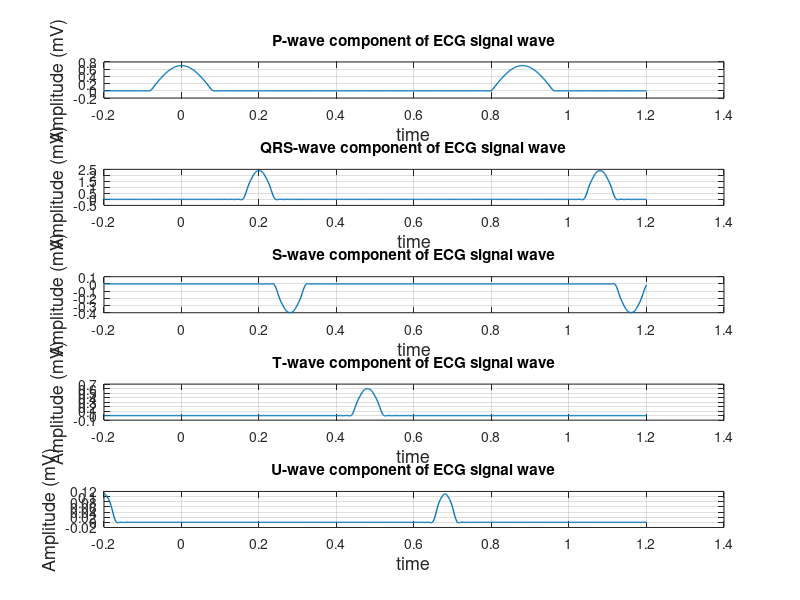
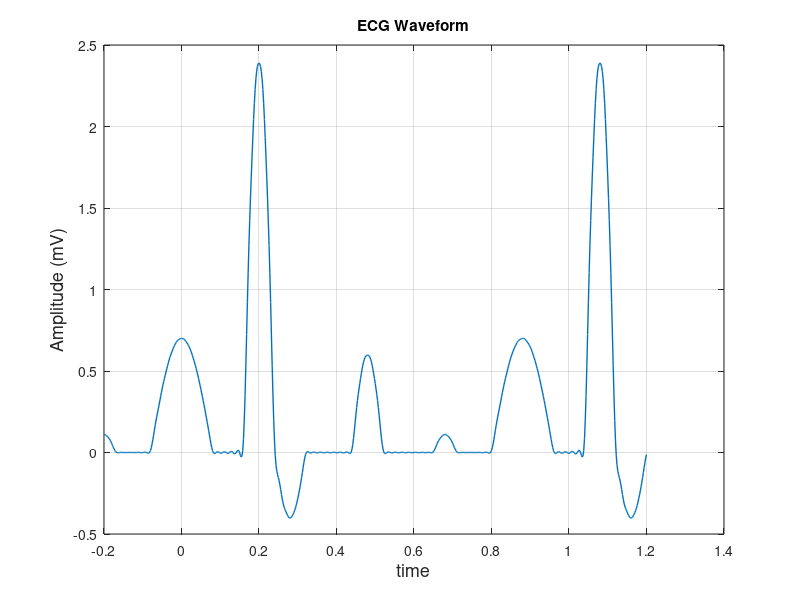

Write the MATLAB code that produced these figures, in order.


% SNS LAB 08


% %TASK 2
% 
% a = 0.35;
% T = 0.88;
% T_d = 0.16;
% N = 50;
% n = N;
% t= [ -0.2:1/N/10:1.2];
% a0 = (4*T_d*a)/(pi*T);
% omg0 = (2*pi)/T;
% xtN = a0;
% 
% for k = 1:N
%     ak = 4*a*T_d*((sin(((pi*T)-(2*k*pi*T_d))/(2*T)))/((pi*T)-(2*k*pi*T_d))+(sin(((pi*T)+(2*k*pi*T_d))/(2*T)))/((pi*T)+(2*k*pi*T_d)));
%     bk = 0;
%    xtN = xtN + ak.*(cos((k*omg0*t)));
% end
%  plot(t, xtN,'linewidth',1);
%  grid on; xlabel('time', 'Fontsize', 13); ylabel('x_N(t)', 'Fontsize',13)
%  title(["P-wave component of ECG signal wave"]);



% % TASK 3
% % 
% % a = 1.2;
% % T = 0.88;
% % T_d = 0.08;
% % t0 = 0.2;
% % N = 50;
% % n = N;
% % t= [ -0.2:1/N/10:1.2];
% % a0 = (4*T_d*a)/(pi*T);
% % omg0 = (2*pi)/T;
% % xtN = a0;
% % 
% % for k = 1:N
% %     ak = 4*a*T_d*((sin(((pi*T)-(2*k*pi*T_d))/(2*T)))/((pi*T)-(2*k*pi*T_d))+(sin(((pi*T)+(2*k*pi*T_d))/(2*T)))/((pi*T)+(2*k*pi*T_d)));
% %     bk = 0;
% %    xtN = xtN + ak.*(cos((k*omg0*(t-t0))));
% % end
% %  plot(t, xtN,'linewidth',1);
% %  grid on; xlabel('time', 'Fontsize', 13); 
% %  ylabel('Amplitude (mV)', 'Fontsize',13)
% %  title(["QRS-wave component of ECG signal wave"]);



%TASK 4

a = 0.35;
T = 0.88;
T_d = 0.16;
t0 = 0;
N = 50;
n = N;
t= [ -0.2:1/N/10:1.2];
a0 = (4*T_d*a)/(pi*T);
omg0 = (2*pi)/T;
xtN1 = a0;

for k = 1:N
    ak = 4*a*T_d*((sin(((pi*T)-(2*k*pi*T_d))/(2*T)))/((pi*T)-(2*k*pi*T_d))+(sin(((pi*T)+(2*k*pi*T_d))/(2*T)))/((pi*T)+(2*k*pi*T_d)));
    bk = 0;
   xtN1 = xtN1 + ak.*(cos((k*omg0*(t-t0))));
end
subplot(5,1,1)
 plot(t, xtN1,'linewidth',1);
 grid on; xlabel('time', 'Fontsize', 13); 
 ylabel('Amplitude (mV)', 'Fontsize',13)
 title(["P-wave component of ECG signal wave"]);

a = 1.2;
T = 0.88;
T_d = 0.08;
t0 = 0.2;
N = 50;
n = N;
t= [ -0.2:1/N/10:1.2];
a0 = (4*T_d*a)/(pi*T);
omg0 = (2*pi)/T;
xtN2 = a0;

for k = 1:N
    ak = 4*a*T_d*((sin(((pi*T)-(2*k*pi*T_d))/(2*T)))/((pi*T)-(2*k*pi*T_d))+(sin(((pi*T)+(2*k*pi*T_d))/(2*T)))/((pi*T)+(2*k*pi*T_d)));
    bk = 0;
   xtN2 = xtN2 + ak.*(cos((k*omg0*(t-t0))));
end
subplot(5,1,2)
 plot(t, xtN2,'linewidth',1);
 grid on; xlabel('time', 'Fontsize', 13); 
 ylabel('Amplitude (mV)', 'Fontsize',13)
 title(["QRS-wave component of ECG signal wave"]);

a = -0.2;
T = 0.88;
T_d = 0.08;
t0 = 0.28;
N = 50;
n = N;
t= [ -0.2:1/N/10:1.2];
a0 = (4*T_d*a)/(pi*T);
omg0 = (2*pi)/T;
xtN3 = a0;

for k = 1:N
    ak = 4*a*T_d*((sin(((pi*T)-(2*k*pi*T_d))/(2*T)))/((pi*T)-(2*k*pi*T_d))+(sin(((pi*T)+(2*k*pi*T_d))/(2*T)))/((pi*T)+(2*k*pi*T_d)));
    bk = 0;
   xtN3 = xtN3 + ak.*(cos((k*omg0*(t-t0))));
end
subplot(5,1,3)
 plot(t, xtN3,'linewidth',1);
 grid on; xlabel('time', 'Fontsize', 13); 
 ylabel('Amplitude (mV)', 'Fontsize',13)
 title(["S-wave component of ECG signal wave"]);

a = 0.3;
T = 0.88;
T_d = 0.08;
t0 = 0.48;
N = 50;
n = N;
t= [ -0.2:1/N/10:1.2];
a0 = (4*T_d*a)/(pi*T);
omg0 = (2*pi)/T;
xtN4 = a0;

for k = 1:N
    ak = 4*a*T_d*((sin(((pi*T)-(2*k*pi*T_d))/(2*T)))/((pi*T)-(2*k*pi*T_d))+(sin(((pi*T)+(2*k*pi*T_d))/(2*T)))/((pi*T)+(2*k*pi*T_d)));
    bk = 0;
   xtN4 = xtN4 + ak.*(cos((k*omg0*(t-t0))));
end
subplot(5,1,4)
 plot(t, xtN4,'linewidth',1);
 grid on; xlabel('time', 'Fontsize', 13); 
 ylabel('Amplitude (mV)', 'Fontsize',13)
 title(["T-wave component of ECG signal wave"]);

a = 0.055;
T = 0.88;
T_d = 0.06;
t0 = 0.68;
N = 50;
n = N;
t= [ -0.2:1/N/10:1.2];
a0 = (4*T_d*a)/(pi*T);
omg0 = (2*pi)/T;
xtN5 = a0;

for k = 1:N
    ak = 4*a*T_d*((sin(((pi*T)-(2*k*pi*T_d))/(2*T)))/((pi*T)-(2*k*pi*T_d))+(sin(((pi*T)+(2*k*pi*T_d))/(2*T)))/((pi*T)+(2*k*pi*T_d)));
    bk = 0;
   xtN5 = xtN5 + ak.*(cos((k*omg0*(t-t0))));
end
subplot(5,1,5)
 plot(t, xtN5,'linewidth',1);
 grid on; xlabel('time', 'Fontsize', 13); 
 ylabel('Amplitude (mV)', 'Fontsize',13)
 title(["U-wave component of ECG signal wave"]);



 % TASK 5

 ECG = xtN1 + xtN2 + xtN3 + xtN4 + xtN5;
 figure;
 
 plot(t,ECG,'linewidth',1);
 grid on;
 title(["ECG Waveform"]);
 xlabel('time', 'Fontsize', 13); 
 ylabel('Amplitude (mV)', 'Fontsize',13)
 

























